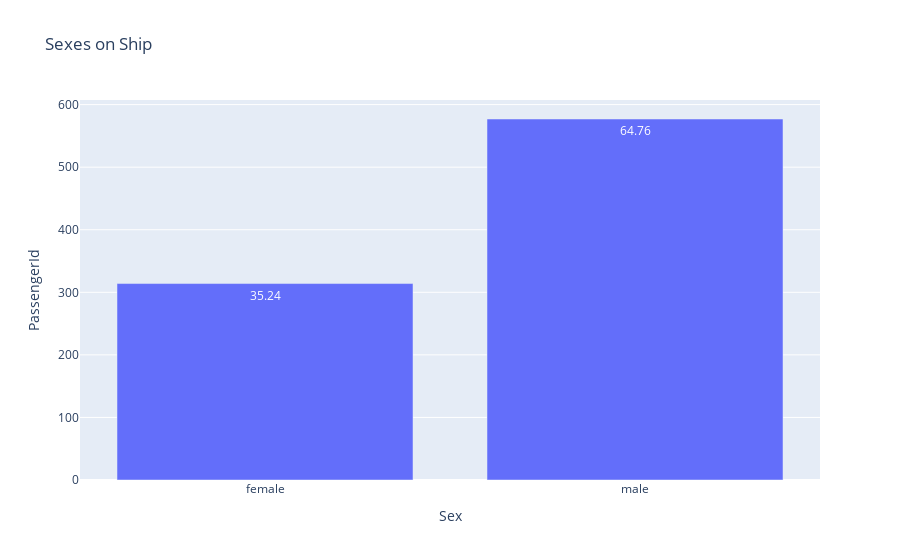

Notebook cell for this chart:
### Markdown cell above
### Sexes

### Code cell
# Apakah yang male ini pada nggak selamat?
px.bar(data_frame=bar_sex, x='Sex', y='PassengerId', text=bar_sex['persen'], title='Sexes on Ship')

### Figure 1 — Plotly figure (JSON) as saved in the notebook; plotly's stock layout.template omitted (floating-point values rounded to 4 significant figures)
{"data": [{"alignmentgroup": "True", "hovertemplate": "Sex=%{x}<br>PassengerId=%{y}<br>persen=%{text}<extra></extra>", "legendgroup": "", "marker": {"color": "#636efa", "pattern": {"shape": ""}}, "name": "", "offsetgroup": "", "orientation": "v", "showlegend": false, "text": [35.24, 64.76], "textposition": "auto", "type": "bar", "x": ["female", "male"], "xaxis": "x", "y": [314, 577], "yaxis": "y"}], "layout": {"barmode": "relative", "legend": {"tracegroupgap": 0}, "title": {"text": "Sexes on Ship"}, "xaxis": {"anchor": "y", "domain": [0, 1], "title": {"text": "Sex"}}, "yaxis": {"anchor": "x", "domain": [0, 1], "title": {"text": "PassengerId"}}}}
